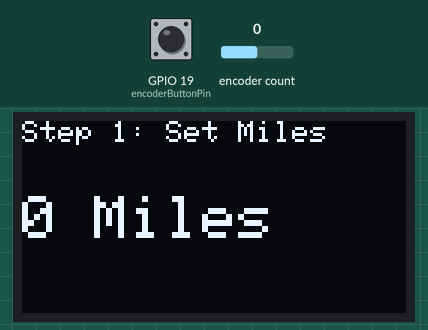
Bench run of a program on a simulated ESP32. Shown: 128×64 one-colour display. The test bench sets the inputs (shaded band); at power-on: encoder count 0, GPIO 19 (encoderButtonPin) HIGH.

Above: at 3.2 s.
3.3 s: encoder count set to 1
At 4.5 s:
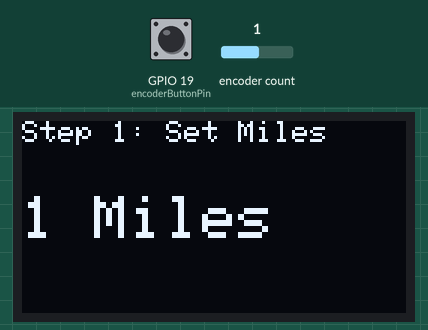
4.8 s: GPIO 19 (encoderButtonPin) driven LOW
At 5.9 s:
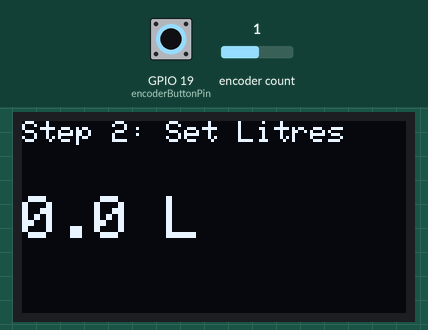
6.3 s: encoder count set to 2
At 7.0 s:
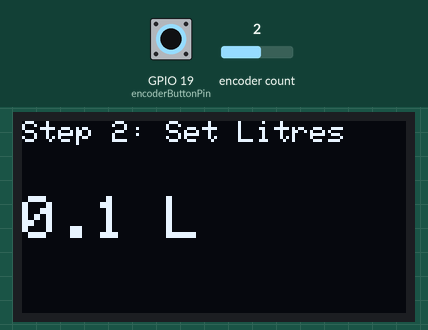
7.8 s: encoder count set to 3
At 8.2 s:
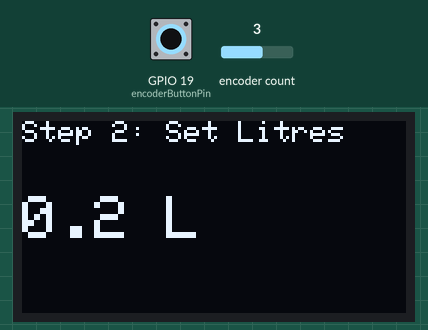
9.3 s: GPIO 19 (encoderButtonPin) pulsed HIGH 5 times (0.12 s each, 0.3 s apart)
At 9.59 s:
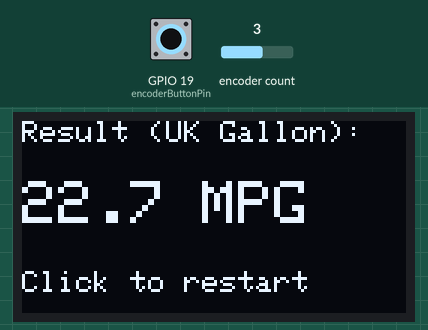
12.3 s: encoder count set to 4
At 12.8 s:
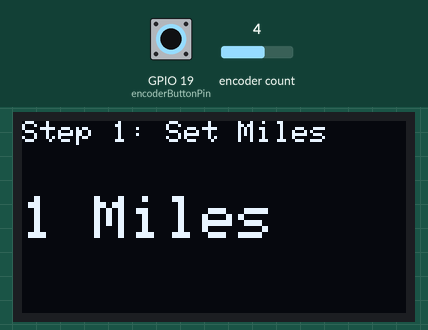
Timing chart, 0 to 14.8 s (numbered marks = the images above; inputs shaded):
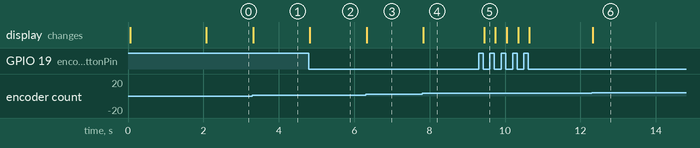

The program:

main.cpp
```cpp
#include <Wire.h>
#include <Adafruit_GFX.h>
#include <Adafruit_SSD1306.h>
#include <RotaryEncoder.h>
#include "bitmaps.h"

#define SCREEN_WIDTH 128
#define SCREEN_HEIGHT 64
#define OLED_RESET -1
Adafruit_SSD1306 display(SCREEN_WIDTH, SCREEN_HEIGHT, &Wire, OLED_RESET);

// ESP32 Rotary Encoder Pins: CLK -> Pin 16, DT -> Pin 17
RotaryEncoder encoder(16, 17, RotaryEncoder::LatchMode::FOUR3);
const int encoderButtonPin = 19;

// State management
enum AppState {
  STATE_ENTER_MILES,
  STATE_ENTER_LITRES,
  STATE_SHOW_MPG
};

AppState currentState = STATE_ENTER_MILES;

float milesDriven = 0.0;
float fuelLiters = 0.0;
float calculatedMpg = 0.0;
int lastPos = 0;

// Forward declarations
void updateDisplay();
void bootScreen();

void setup() {
  Serial.begin(115200);

  if(!display.begin(SSD1306_SWITCHCAPVCC, 0x3C)) {
    Serial.println(F("SSD1306 allocation failed"));
    for(;;);
  }

  pinMode(encoderButtonPin, INPUT_PULLUP);

  // Run the boot screen once on startup
  bootScreen();

  // Load the first operational state screen
  updateDisplay();
}

void loop() {
  encoder.tick();
  int newPos = encoder.getPosition();

  // Handle encoder rotation based on current state
  if (lastPos != newPos) {
    int change = newPos - lastPos;
    lastPos = newPos;

    if (currentState == STATE_ENTER_MILES) {
      milesDriven += change * 1.0; // Steps of 1 mile
      if (milesDriven < 0) milesDriven = 0;
    }
    else if (currentState == STATE_ENTER_LITRES) {
      fuelLiters += change * 0.1; // Steps of 0.1 Litres
      if (fuelLiters < 0) fuelLiters = 0;
    }
    updateDisplay();
  }

  // Simplified and reliable button click handler for simulation
  static bool lastBtnState = HIGH;
  bool btnState = digitalRead(encoderButtonPin);

  if (btnState == LOW && lastBtnState == HIGH) {
    // Button pressed transition logic
    if (currentState == STATE_ENTER_MILES) {
      currentState = STATE_ENTER_LITRES;
      encoder.setPosition(0);
      lastPos = 0;
    }
    else if (currentState == STATE_ENTER_LITRES) {
      // Calculate UK MPG (1 UK Gallon = 4.54609 Litres)
      if (fuelLiters > 0) {
        float gallonsUK = fuelLiters / 4.54609;
        calculatedMpg = milesDriven / gallonsUK;
      } else {
        calculatedMpg = 0;
      }
      currentState = STATE_SHOW_MPG;
    }
    else if (currentState == STATE_SHOW_MPG) {
      // Reset for a new calculation cycle
      currentState = STATE_ENTER_MILES;
      milesDriven = 0.0;
      fuelLiters = 0.0;
      encoder.setPosition(0);
      lastPos = 0;
    }
    updateDisplay();
    delay(250); // Debounce delay
  }
  lastBtnState = btnState;
}

void bootScreen() {
  display.clearDisplay();

  // Draw the Kei-truck bitmap centered (32 pixels wide, positioned at X=48, Y=12)
  display.drawBitmap(48, 12, kei_truck_bmp, 32, 16, SSD1306_WHITE);

  display.setTextSize(1);
  display.setTextColor(SSD1306_WHITE);
  display.setCursor(14, 38);
  display.println(F("Kei-Truck MPG Calc"));

  display.display();
  delay(2000); // Show for 2 seconds before clearing into setup
}

void updateDisplay() {
  display.clearDisplay();
  display.setTextSize(1);
  display.setTextColor(SSD1306_WHITE);

  if (currentState == STATE_ENTER_MILES) {
    display.setCursor(0, 0);
    display.println(F("Step 1: Set Miles"));
    display.setTextSize(2);
    display.setCursor(0, 25);
    display.print(milesDriven, 0);
    display.print(" Miles");
  }
  else if (currentState == STATE_ENTER_LITRES) {
    display.setCursor(0, 0);
    display.println(F("Step 2: Set Litres"));
    display.setTextSize(2);
    display.setCursor(0, 25);
    display.print(fuelLiters, 1);
    display.print(" L");
  }
  else if (currentState == STATE_SHOW_MPG) {
    display.setCursor(0, 0);
    display.println(F("Result (UK Gallon):"));
    display.setTextSize(2);
    display.setCursor(0, 20);
    display.print(calculatedMpg, 1);
    display.print(" MPG");

    display.setTextSize(1);
    display.setCursor(0, 50);
    display.print(F("Click to restart"));
  }
  display.display();
}
```

bitmaps.h
```cpp
#ifndef BITMAPS_H
#define BITMAPS_H

#include <Arduino.h>

const unsigned char PROGMEM kei_truck_bmp[] = {
  0x00, 0x00, 0x00, 0x00, 0x00, 0x00, 0x00, 0x00, 0x00, 0x00,
  0x00, 0x00, 0x00, 0x00, 0x00, 0x00, 0x00, 0x00, 0x00, 0x00,
  0x00, 0x00, 0x00, 0x00, 0x00, 0x00, 0x00, 0x00, 0x00, 0x00,
  0x00, 0x00, 0x00, 0x00, 0x00, 0x00, 0x00, 0x00, 0x00, 0x00,
  0x00, 0x00, 0x00, 0x00, 0x00, 0x00, 0x00, 0x00, 0x00, 0x00,
  0x00, 0x00, 0x00, 0x00, 0x00, 0x00, 0x00, 0x00, 0x00, 0x00,
  0x00, 0x00, 0x00, 0x00
};

#endif
```

Measured:
- after the input at 3.3 s, the display: changes at once (image 1)
- after the input at 4.8 s, the display: changes at once (image 2)
- after the input at 6.3 s, the display: changes at once (image 3)
- after the input at 7.8 s, the display: changes at once (image 4)
- after the input at 9.3 s, the display: changes after 0.15 s (image 5)
- after the input at 12.3 s, the display: changes at once (image 6)
